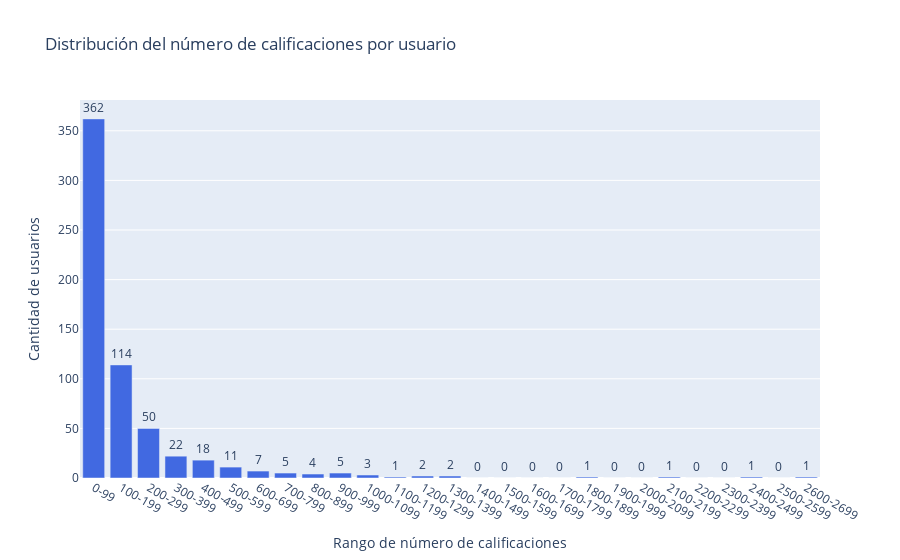

The cell this chart's notebook holds for it:
### Code cell
import numpy as np
import plotly.graph_objects as go

# Obtener número de calificaciones por usuario
rating_users = pd.read_sql('''
    SELECT userId AS user_id,
           COUNT(*) AS cnt_rat
    FROM ratings
    GROUP BY userId
''', con)

# Definir los rangos (bins más grandes: de 50 en 50)
bin_size = 100  # Tamaño del bin
max_val = rating_users['cnt_rat'].max()
bins = np.arange(0, max_val + bin_size, bin_size)
labels = [f"{b}-{b+bin_size-1}" for b in bins[:-1]]

# Agrupar en los bins
rating_users['bin'] = pd.cut(rating_users['cnt_rat'], bins=bins, labels=labels, right=False)

# Contar cuántos usuarios hay en cada rango
hist_data = rating_users['bin'].value_counts().sort_index()

# Crear gráfico de barras
data = go.Bar(
    x=hist_data.index.astype(str),
    y=hist_data.values,
    text=hist_data.values,
    textposition="outside",
    marker=dict(color='royalblue')
)

layout = go.Layout(
    title="Distribución del número de calificaciones por usuario",
    xaxis={'title': 'Rango de número de calificaciones'},
    yaxis={'title': 'Cantidad de usuarios'}
)

go.Figure(data=[data], layout=layout).show()

### Figure 1 — Plotly figure (JSON) as saved in the notebook; plotly's stock layout.template omitted (floating-point values rounded to 4 significant figures)
{"data": [{"marker": {"color": "royalblue"}, "text": [362, 114, 50, 22, 18, 11, 7, 5, 4, 5, 3, 1, 2, 2, 0, 0, 0, 0, 1, 0, 0, 1, 0, 0, 1, 0, 1], "textposition": "outside", "type": "bar", "x": ["0-99", "100-199", "200-299", "300-399", "400-499", "500-599", "600-699", "700-799", "800-899", "900-999", "1000-1099", "1100-1199", "1200-1299", "1300-1399", "1400-1499", "1500-1599", "1600-1699", "1700-1799", "1800-1899", "1900-1999", "2000-2099", "2100-2199", "2200-2299", "2300-2399", "2400-2499", "2500-2599", "2600-2699"], "y": [362, 114, 50, 22, 18, 11, 7, 5, 4, 5, 3, 1, 2, 2, 0, 0, 0, 0, 1, 0, 0, 1, 0, 0, 1, 0, 1]}], "layout": {"title": {"text": "Distribución del número de calificaciones por usuario"}, "xaxis": {"title": {"text": "Rango de número de calificaciones"}}, "yaxis": {"title": {"text": "Cantidad de usuarios"}}}}
